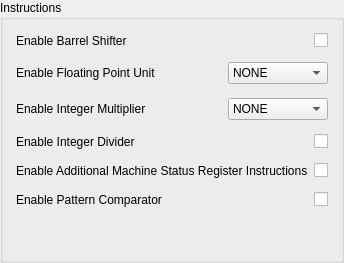
             <widget class="QGroupBox" name="groupBox_1" >
              <property name="sizePolicy" >
               <sizepolicy>
                <hsizetype>5</hsizetype>
                <vsizetype>5</vsizetype>
                <horstretch>0</horstretch>
                <verstretch>1</verstretch>
               </sizepolicy>
              </property>
              <property name="title" >
               <string>Instructions</string>
              </property>
              <layout class="QVBoxLayout" >
               <property name="margin" >
                <number>9</number>
               </property>
               <property name="spacing" >
                <number>6</number>
               </property>
               <item>
                <layout class="QHBoxLayout" >
                 <property name="margin" >
                  <number>4</number>
                 </property>
                 <property name="spacing" >
                  <number>6</number>
                 </property>
                 <item>
                  <widget class="QLabel" name="G_USE_BARREL_LABEL" >
                   <property name="sizePolicy" >
                    <sizepolicy>
                     <hsizetype>7</hsizetype>
                     <vsizetype>5</vsizetype>
                     <horstretch>0</horstretch>
                     <verstretch>0</verstretch>
                    </sizepolicy>
                   </property>
                   <property name="toolTip" >
                    <string>&lt;qt>Enable a hardware barrel shifter in MicroBlaze.  This parameter enables the instructions bsrl, bsra, bsll, bsrli, bsrai, and bslli.  Enabling the barrel shifter can dramatically improve the performance of an application, but will increase the size of the processor.  The compiler will automatically use the barrel shift instructions if this parameter is enabled.&lt;/qt></string>
                   </property>
                   <property name="text" >
                    <string>Enable Barrel Shifter</string>
                   </property>
                  </widget>
                 </item>
                 <item>
                  <widget class="QCheckBox" name="G_USE_BARREL" >
                   <property name="sizePolicy" >
                    <sizepolicy>
                     <hsizetype>1</hsizetype>
                     <vsizetype>0</vsizetype>
                     <horstretch>0</horstretch>
                     <verstretch>1</verstretch>
                    </sizepolicy>
                   </property>
                   <property name="text" >
                    <string/>
                   </property>
                  </widget>
                 </item>
                </layout>
               </item>
               <item>
                <layout class="QHBoxLayout" >
                 <property name="margin" >
                  <number>4</number>
                 </property>
                 <property name="spacing" >
                  <number>6</number>
                 </property>
                 <item>
                  <widget class="QLabel" name="G_USE_FPU_LABEL" >
                   <property name="sizePolicy" >
                    <sizepolicy>
                     <hsizetype>7</hsizetype>
                     <vsizetype>5</vsizetype>
                     <horstretch>0</horstretch>
                     <verstretch>0</verstretch>
                    </sizepolicy>
                   </property>
                   <property name="toolTip" >
                    <string>&lt;qt> Enable a single-precision floating point unit based on the IEEE-754 standard.  Using the FPU will significantly improve the single-precision floating point performance of the application and significantly increase the size of MicroBlaze.  Setting this parameter to BASIC enables the instructions fadd, frsub, fmul, fdiv, and fcmp.  Setting it to EXTENDED also enables the instructions flt, fint, and fsqrt.  The compiler will automatically use the FPU instructions corresponding to the setting of this parameter. &lt;/qt></string>
                   </property>
                   <property name="text" >
                    <string>Enable Floating Point Unit</string>
                   </property>
                  </widget>
                 </item>
                 <item>
                  <widget class="QComboBox" name="G_USE_FPU" >
                   <property name="minimumSize" >
                    <size>
                     <width>100</width>
                     <height>0</height>
                    </size>
                   </property>
                   <item>
                    <property name="text" >
                     <string>NONE</string>
                    </property>
                   </item>
                   <item>
                    <property name="text" >
                     <string>BASIC</string>
                    </property>
                   </item>
                   <item>
                    <property name="text" >
                     <string>EXTENDED</string>
                    </property>
                   </item>
                  </widget>
                 </item>
                </layout>
               </item>
               <item>
                <layout class="QHBoxLayout" >
                 <property name="margin" >
                  <number>4</number>
                 </property>
                 <property name="spacing" >
                  <number>6</number>
                 </property>
                 <item>
                  <widget class="QLabel" name="G_USE_HW_MUL_LABEL" >
                   <property name="sizePolicy" >
                    <sizepolicy>
                     <hsizetype>7</hsizetype>
                     <vsizetype>5</vsizetype>
                     <horstretch>0</horstretch>
                     <verstretch>0</verstretch>
                    </sizepolicy>
                   </property>
                   <property name="toolTip" >
                    <string>&lt;qt> Enable a hardware integer multiplier in MicroBlaze.  This parameter enables the instructions mul and muli when set to MUL32.  The additional instructions mulh, mulhu and mulhsu for 64-bit multiplication are also enabled when set to MUL64. This parameter can be set to NONE to free up MUL or DSP48 primitives in the device for other uses.  Setting this parameter to NONE has a minor effect on the area of MicroBlaze.  The compiler will automatically use the mul instructions if this parameter is enabled.&lt;/qt></string>
                   </property>
                   <property name="text" >
                    <string>Enable Integer Multiplier</string>
                   </property>
                  </widget>
                 </item>
                 <item>
                  <widget class="QComboBox" name="G_USE_HW_MUL" >
                   <property name="minimumSize" >
                    <size>
                     <width>100</width>
                     <height>0</height>
                    </size>
                   </property>
                   <item>
                    <property name="text" >
                     <string>NONE</string>
                    </property>
                   </item>
                   <item>
                    <property name="text" >
                     <string>MUL32</string>
                    </property>
                   </item>
                   <item>
                    <property name="text" >
                     <string>MUL64</string>
                    </property>
                   </item>
                  </widget>
                 </item>
                </layout>
               </item>
               <item>
                <layout class="QHBoxLayout" >
                 <property name="margin" >
                  <number>4</number>
                 </property>
                 <property name="spacing" >
                  <number>6</number>
                 </property>
                 <item>
                  <widget class="QLabel" name="G_USE_DIV_LABEL" >
                   <property name="sizePolicy" >
                    <sizepolicy>
                     <hsizetype>7</hsizetype>
                     <vsizetype>5</vsizetype>
                     <horstretch>0</horstretch>
                     <verstretch>0</verstretch>
                    </sizepolicy>
                   </property>
                   <property name="toolTip" >
                    <string>&lt;qt>Enable a hardware integer divider in MicroBlaze.   This parameter enables the instructions idiv and idivu.  This parameter can be enabled to improve the performance of an application that performs integer division, but will increase the size of the processor.  The compiler will automatically use the idiv instructions if this parameter is enabled.&lt;/qt></string>
                   </property>
                   <property name="text" >
                    <string>Enable Integer Divider</string>
                   </property>
                  </widget>
                 </item>
                 <item>
                  <widget class="QCheckBox" name="G_USE_DIV" >
                   <property name="text" >
                    <string/>
                   </property>
                  </widget>
                 </item>
                </layout>
               </item>
               <item>
                <layout class="QHBoxLayout" >
                 <property name="margin" >
                  <number>4</number>
                 </property>
                 <property name="spacing" >
                  <number>6</number>
                 </property>
                 <item>
                  <widget class="QLabel" name="G_USE_MSR_INSTR_LABEL" >
                   <property name="sizePolicy" >
                    <sizepolicy>
                     <hsizetype>7</hsizetype>
                     <vsizetype>5</vsizetype>
                     <horstretch>0</horstretch>
                     <verstretch>0</verstretch>
                    </sizepolicy>
                   </property>
                   <property name="toolTip" >
                    <string>&lt;qt>Enable additional machine status register instructions for setting and clearing bits in the MSR.  This parameter enables the instructions msrset and msrclr.  Enabling this parameter will improve the performance of changing bits in the MSR.&lt;/qt></string>
                   </property>
                   <property name="text" >
                    <string>Enable Additional Machine Status Register Instructions</string>
                   </property>
                  </widget>
                 </item>
                 <item>
                  <widget class="QCheckBox" name="G_USE_MSR_INSTR" >
                   <property name="sizePolicy" >
                    <sizepolicy>
                     <hsizetype>1</hsizetype>
                     <vsizetype>0</vsizetype>
                     <horstretch>0</horstretch>
                     <verstretch>1</verstretch>
                    </sizepolicy>
                   </property>
                   <property name="text" >
                    <string/>
                   </property>
                  </widget>
                 </item>
                </layout>
               </item>
               <item>
                <layout class="QHBoxLayout" >
                 <property name="margin" >
                  <number>4</number>
                 </property>
                 <property name="spacing" >
                  <number>6</number>
                 </property>
                 <item>
                  <widget class="QLabel" name="G_USE_PCMP_INSTR_LABEL" >
                   <property name="sizePolicy" >
                    <sizepolicy>
                     <hsizetype>7</hsizetype>
                     <vsizetype>5</vsizetype>
                     <horstretch>0</horstretch>
                     <verstretch>0</verstretch>
                    </sizepolicy>
                   </property>
                   <property name="toolTip" >
                    <string>&lt;qt>Enable pattern compare instructions pcmpbf, pcmpeq, and pcmpne.  The pattern compare byte find (pcmpbf) instruction returns the position of the first byte that matches between two words and improves the performance of string and pattern matching operations.  The pcmpbf instruction is automatically used by the Xilinx Embedded Development Kit (EDK) libraries if this parameter is enabled.  The pcmpeq and pcmpne instructions return 1 or 0 based on the equality of the two words.  These instructions improve the performance of setting flags and are automatically used by the compiler.&lt;/qt></string>
                   </property>
                   <property name="text" >
                    <string>Enable Pattern Comparator</string>
                   </property>
                  </widget>
                 </item>
                 <item>
                  <widget class="QCheckBox" name="G_USE_PCMP_INSTR" >
                   <property name="sizePolicy" >
                    <sizepolicy>
                     <hsizetype>1</hsizetype>
                     <vsizetype>0</vsizetype>
                     <horstretch>0</horstretch>
                     <verstretch>1</verstretch>
                    </sizepolicy>
                   </property>
                   <property name="text" >
                    <string/>
                   </property>
                  </widget>
                 </item>
                </layout>
               </item>
               <item>
                <spacer>
                 <property name="orientation" >
                  <enum>Qt::Vertical</enum>
                 </property>
                 <property name="sizeHint" >
                  <size>
                   <width>20</width>
                   <height>40</height>
                  </size>
                 </property>
                </spacer>
               </item>
              </layout>
             </widget>
